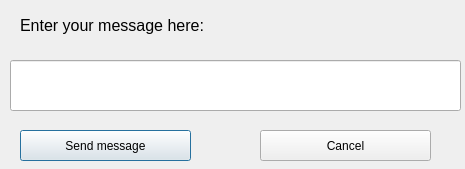
<?xml version="1.0" encoding="UTF-8"?>
<ui version="4.0">
 <class>Get_String</class>
 <widget class="QDialog" name="Get_String">
  <property name="geometry">
   <rect>
    <x>0</x>
    <y>0</y>
    <width>465</width>
    <height>169</height>
   </rect>
  </property>
  <property name="windowTitle">
   <string>Dialog</string>
  </property>
  <widget class="QLabel" name="label">
   <property name="geometry">
    <rect>
     <x>20</x>
     <y>10</y>
     <width>291</width>
     <height>31</height>
    </rect>
   </property>
   <property name="font">
    <font>
     <pointsize>12</pointsize>
    </font>
   </property>
   <property name="text">
    <string>Enter your message here:</string>
   </property>
  </widget>
  <widget class="QLineEdit" name="lineEdit">
   <property name="geometry">
    <rect>
     <x>10</x>
     <y>60</y>
     <width>451</width>
     <height>51</height>
    </rect>
   </property>
   <property name="font">
    <font>
     <pointsize>12</pointsize>
    </font>
   </property>
  </widget>
  <widget class="QPushButton" name="pushButton">
   <property name="geometry">
    <rect>
     <x>20</x>
     <y>130</y>
     <width>171</width>
     <height>31</height>
    </rect>
   </property>
   <property name="text">
    <string>Send message</string>
   </property>
  </widget>
  <widget class="QPushButton" name="pushButton_2">
   <property name="geometry">
    <rect>
     <x>260</x>
     <y>130</y>
     <width>171</width>
     <height>31</height>
    </rect>
   </property>
   <property name="text">
    <string>Cancel</string>
   </property>
  </widget>
 </widget>
 <resources/>
 <connections/>
</ui>
